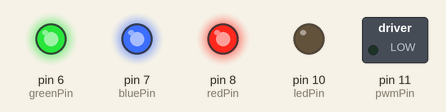
This sketch was run on a simulated Arduino Uno, built with avr-gcc and run on an emulated ATmega328P. On the bench: switched loads named in the sketch (green lamp = pin HIGH), output pins drawn as LEDs (lit = HIGH).

Above: at 0.1 s.
Timing chart, 0 to 1.6 s (numbered marks = the images above):
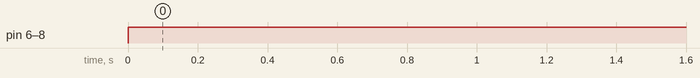

The sketch:

stringin_itV0_8.pde
```cpp
const int pwmPin = 11;      // the pin that the DC Motor's Connected to
const int ledPin = 10;      // The pin that the led power is connected to
const int redPin = 8;       // To Base on red transistor
const int bluePin = 7;      // To Base on blue transistor
const int greenPin = 6;     // // To Base on green transistor


int redOn = HIGH; //Sets Status of Light's (On or Off)
int blueOn = HIGH;
int greenOn = HIGH;

int arrayCheck = HIGH;
int handShake;                    //  arrayCheck and handShake check for a 0 before sorting array
int monomeArray[5] = {0, 1, 1, 1, 1};  // Stores Array of Data from monome


int intervalStrobe = 0; // Interval at which to blink
int intervalLed = 0;      // Interval inbetween specific lighting patterns
long previousMillis = 0;  //Stores last time LED was updated
int pwm;
int led;
int pattern;

 void setup()
 {
   // initialize the serial communication:
   Serial.begin(9600);
   // initialize the Pins as output:
   pinMode(pwmPin, OUTPUT);
   pinMode(ledPin, OUTPUT);
   pinMode(redPin, OUTPUT);
   pinMode(bluePin, OUTPUT);
   pinMode(greenPin, OUTPUT);
   arrayCheck = HIGH;
}

 void loop() {

   if(Serial.available() >= 5){

     while(arrayCheck == HIGH)
     {
       handShake = Serial.read();
       if(handShake == 0){
         monomeArray[0] = Serial.read() - 1;
         monomeArray[1] = Serial.read() - 1;
         monomeArray[2] = Serial.read() - 1;
         monomeArray[3] = Serial.read();
         arrayCheck = LOW;
       }
     }

     arrayCheck = HIGH;
   }

   pwm = monomeArray[0];  //Sets Value for DC motor control
   intervalStrobe = monomeArray[2];  //Sets value for Strobe
   pattern = monomeArray[3];

   if (millis() - previousMillis > intervalStrobe){
     previousMillis = millis();
     if(led == 0){
       led = monomeArray[1];
     }
     else if(intervalStrobe == 0){
       led = monomeArray[1];
     }
     else{
       led = 0;
     }
   }

   switch (pattern) {

     case 1:
     redOn = HIGH;
     blueOn = HIGH;
     greenOn = HIGH;

     break;

     case 2:
     redOn = LOW;
     blueOn = LOW;
     greenOn = LOW;

     break;

   }


   analogWrite(pwmPin, pwm);
   analogWrite(ledPin, led);
   //Send PWM values to DC motor and LED Collective

   digitalWrite(redPin, redOn);
   digitalWrite(bluePin, blueOn);
   digitalWrite(greenPin, greenOn);
   // Sends data to each individual light to check on or off
 }
```

Measured:
- by itself, pin 6 (greenPin), pin 7 (bluePin), pin 8 (redPin): LOW → HIGH at 0.00 s
